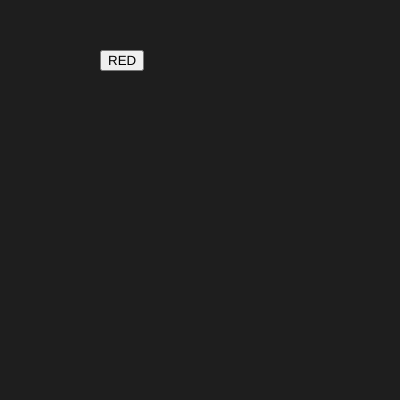
Frame 1 (no input)
Frame 60 (no input): identical to frame 1, image omitted
Frame 120 (the mouse pressed at the canvas centre since frame 60): identical to frame 1, image omitted

The p5.js sketch that drew this single still picture (run headless with seeded random() and noise() and a simulated clock; from frame 60 on, the mouse is pressed at the canvas centre):

// p5.js sketch
// ── sketch.js
var btn_red;

var r = 0;
var g = 0;
var b = 0;

function setup() {
  createCanvas(400,400);

btn_red = createButton("RED");
btn_red.position(100,50);
btn_red.mousePressed(red_bg);
}

function red_bg()
{
  r = 225;
  g = 0;
  b = 0;
}



function draw() 
{
  background(30);

}
